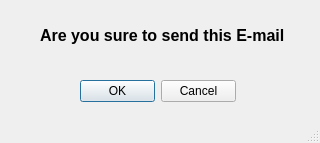
<?xml version="1.0" encoding="UTF-8"?>
<ui version="4.0">
 <class>MainWindow</class>
 <widget class="QMainWindow" name="MainWindow">
  <property name="geometry">
   <rect>
    <x>0</x>
    <y>0</y>
    <width>320</width>
    <height>143</height>
   </rect>
  </property>
  <property name="windowTitle">
   <string>confirmation</string>
  </property>
  <property name="windowIcon">
   <iconset>
    <normaloff>C:/Users/Naglaa/Desktop/49-496199_icons-envelope-computer-mail-message-email-email-icon.png</normaloff>C:/Users/Naglaa/Desktop/49-496199_icons-envelope-computer-mail-message-email-email-icon.png</iconset>
  </property>
  <widget class="QWidget" name="centralwidget">
   <widget class="QDialogButtonBox" name="buttonBox">
    <property name="geometry">
     <rect>
      <x>80</x>
      <y>80</y>
      <width>156</width>
      <height>23</height>
     </rect>
    </property>
    <property name="standardButtons">
     <set>QDialogButtonBox::Cancel|QDialogButtonBox::Ok</set>
    </property>
    <property name="centerButtons">
     <bool>false</bool>
    </property>
   </widget>
   <widget class="QLabel" name="label">
    <property name="geometry">
     <rect>
      <x>40</x>
      <y>0</y>
      <width>281</width>
      <height>71</height>
     </rect>
    </property>
    <property name="font">
     <font>
      <pointsize>12</pointsize>
      <weight>75</weight>
      <bold>true</bold>
     </font>
    </property>
    <property name="text">
     <string>Are you sure to send this E-mail</string>
    </property>
   </widget>
  </widget>
  <widget class="QMenuBar" name="menubar">
   <property name="geometry">
    <rect>
     <x>0</x>
     <y>0</y>
     <width>320</width>
     <height>21</height>
    </rect>
   </property>
  </widget>
  <widget class="QStatusBar" name="statusbar"/>
 </widget>
 <resources/>
 <connections/>
</ui>
